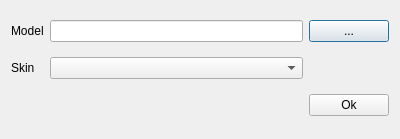
<?xml version="1.0" encoding="UTF-8"?>
<ui version="4.0">
 <class>DoodadEditDialog</class>
 <widget class="QDialog" name="DoodadEditDialog">
  <property name="geometry">
   <rect>
    <x>0</x>
    <y>0</y>
    <width>400</width>
    <height>139</height>
   </rect>
  </property>
  <property name="windowTitle">
   <string>Dialog</string>
  </property>
  <layout class="QGridLayout" name="gridLayout">
   <item row="2" column="0">
    <widget class="QLabel" name="label_2">
     <property name="text">
      <string>Skin</string>
     </property>
    </widget>
   </item>
   <item row="0" column="0">
    <widget class="QLabel" name="label">
     <property name="text">
      <string>Model</string>
     </property>
    </widget>
   </item>
   <item row="0" column="1">
    <widget class="QLineEdit" name="modelPath"/>
   </item>
   <item row="0" column="2">
    <widget class="QPushButton" name="pushButton">
     <property name="text">
      <string>...</string>
     </property>
    </widget>
   </item>
   <item row="2" column="1">
    <widget class="QComboBox" name="modelSkin"/>
   </item>
   <item row="3" column="2">
    <widget class="QPushButton" name="pushButton_2">
     <property name="text">
      <string>Ok</string>
     </property>
    </widget>
   </item>
  </layout>
 </widget>
 <resources/>
 <connections>
  <connection>
   <sender>pushButton</sender>
   <signal>clicked()</signal>
   <receiver>DoodadEditDialog</receiver>
   <slot>onPickModel()</slot>
   <hints>
    <hint type="sourcelabel">
     <x>354</x>
     <y>33</y>
    </hint>
    <hint type="destinationlabel">
     <x>345</x>
     <y>31</y>
    </hint>
   </hints>
  </connection>
  <connection>
   <sender>pushButton_2</sender>
   <signal>clicked()</signal>
   <receiver>DoodadEditDialog</receiver>
   <slot>onOk()</slot>
   <hints>
    <hint type="sourcelabel">
     <x>342</x>
     <y>105</y>
    </hint>
    <hint type="destinationlabel">
     <x>176</x>
     <y>110</y>
    </hint>
   </hints>
  </connection>
 </connections>
 <slots>
  <slot>onPickModel()</slot>
  <slot>onOk()</slot>
 </slots>
</ui>
